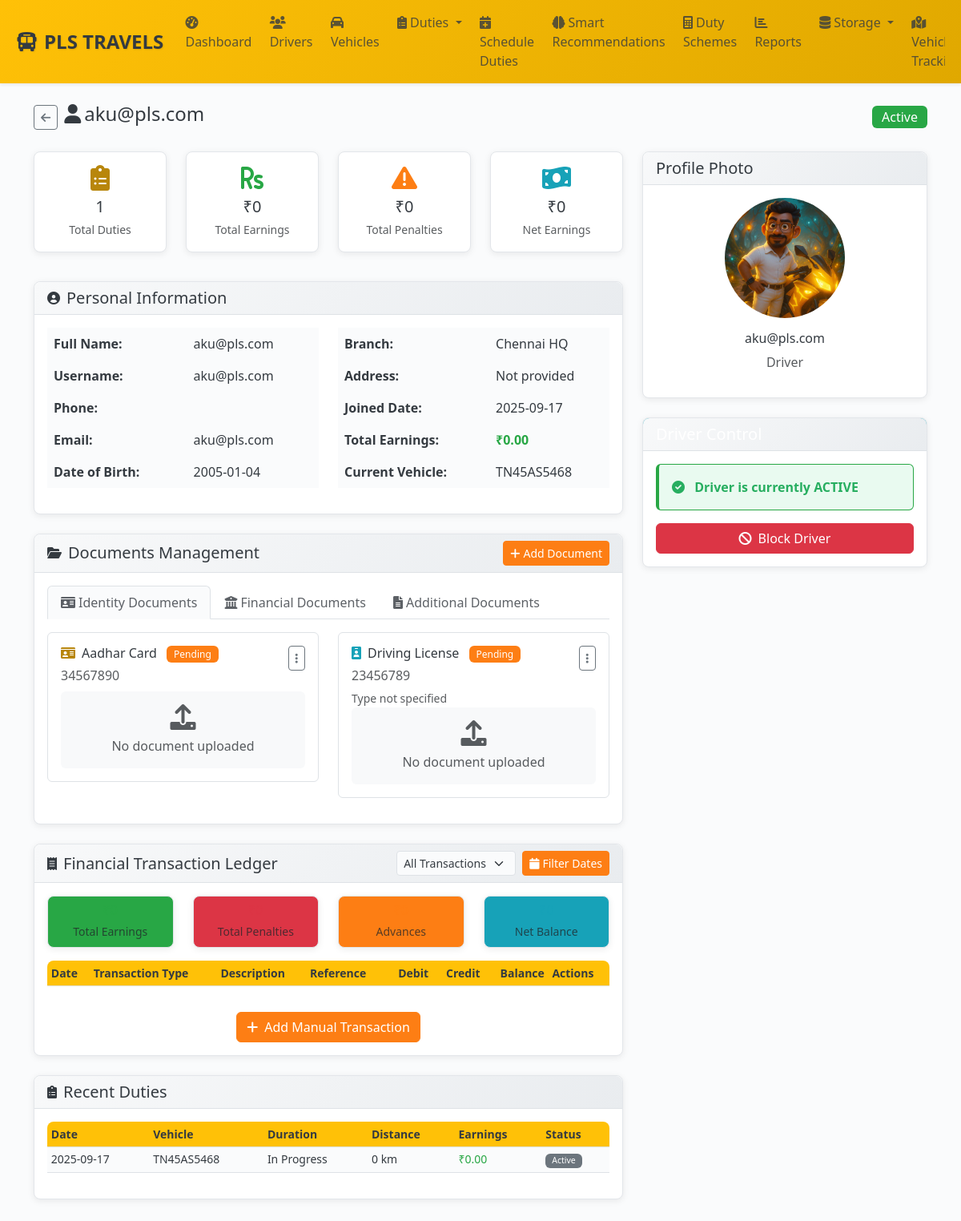
/admin/drivers/2/view (signed in), run on an earlier commit of the app's database.
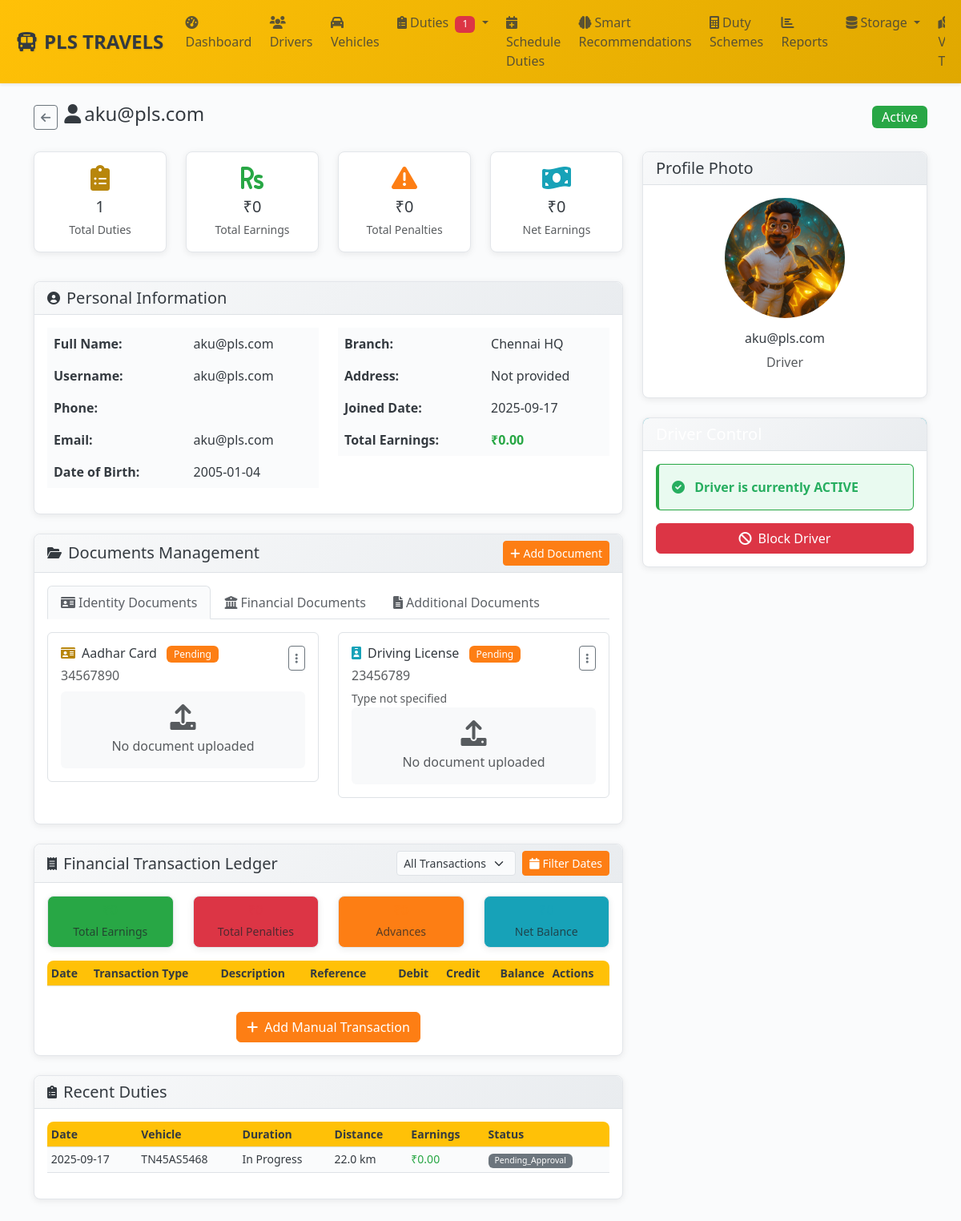
And on a later commit of the database.
### models.py (models this page shows, shortened)
class Vehicle(db.Model):
    __tablename__ = 'vehicles'
    id = db.Column(db.Integer, primary_key=True)
    uuid = db.Column(db.String(36), unique=True, nullable=False, default=lambda: str(uuid.uuid4()))
    branch_id = db.Column(db.Integer, db.ForeignKey('branches.id'), nullable=False, index=True)
    vehicle_type_id = db.Column(db.Integer, db.ForeignKey('vehicle_types.id'), nullable=True)
    registration_number = db.Column(db.String(20), unique=True, nullable=False, index=True)
    chassis_number = db.Column(db.String(50), unique=True)
    engine_number = db.Column(db.String(50), unique=True)
    make = db.Column(db.String(50))  # Maruti, Tata, etc.
    model = db.Column(db.String(100))
    variant = db.Column(db.String(50))
    manufacturing_year = db.Column(db.Integer)
    purchase_date = db.Column(db.Date)
    color = db.Column(db.String(30))
    seating_capacity = db.Column(db.Integer)
    fuel_tank_capacity = db.Column(db.Float)
    mileage = db.Column(db.Float)  # km per liter
    insurance_provider = db.Column(db.String(100))
    insurance_policy_number = db.Column(db.String(100))
    insurance_start_date = db.Column(db.Date)
    insurance_expiry_date = db.Column(db.Date, index=True)
    insurance_premium = db.Column(db.Float)
    fitness_certificate_number = db.Column(db.String(50))
    fitness_expiry_date = db.Column(db.Date, index=True)
    permit_number = db.Column(db.String(50))
    permit_type = db.Column(db.String(30))  # All India, State, City
    permit_expiry_date = db.Column(db.Date, index=True)
    pollution_certificate_number = db.Column(db.String(50))
    pollution_expiry_date = db.Column(db.Date)
    gps_device_id = db.Column(db.String(50))
    gps_sim_number = db.Column(db.String(20))
    fastag_id = db.Column(db.String(50))
    fastag_balance = db.Column(db.Float, default=0.0)
    status = db.Column(db.Enum(VehicleStatus), nullable=False, default=VehicleStatus.ACTIVE, index=True)
    is_available = db.Column(db.Boolean, default=True, index=True)
    last_service_date = db.Column(db.Date)
    next_service_date = db.Column(db.Date)
    current_odometer = db.Column(db.Float, default=0.0)
    purchase_price = db.Column(db.Float)
    current_market_value = db.Column(db.Float)
    total_maintenance_cost = db.Column(db.Float, default=0.0)
    registration_document = db.Column(db.String(255))  # Vehicle registration certificate
    insurance_document = db.Column(db.String(255))  # Insurance policy document
    fitness_document = db.Column(db.String(255))  # Fitness certificate document
    permit_document = db.Column(db.String(255))  # Permit document
    pollution_document = db.Column(db.String(255))  # Pollution certificate document
    other_document = db.Column(db.String(255))  # Other important documents
    uber_vehicle_id = db.Column(db.String(100), unique=True, index=True)  # Uber's vehicle ID
    uber_vehicle_uuid = db.Column(db.String(100), unique=True)  # Uber's vehicle UUID
    uber_sync_status = db.Column(db.String(20), default='none', index=True)  # none, synced, failed, pending
    uber_last_sync = db.Column(db.DateTime)  # Last successful sync timestamp
    uber_sync_error = db.Column(db.Text)  # Last sync error message
    uber_vehicle_data = db.Column(db.Text)  # JSON: Cached Uber vehicle data
    created_at = db.Column(db.DateTime, default=get_ist_time_naive)
    updated_at = db.Column(db.DateTime, default=get_ist_time_naive, onupdate=get_ist_time_naive)
    vehicle_type_obj = db.relationship('VehicleType', backref=db.backref('vehicle_instances', overlaps="vehicles,vehicle_type_info"), lazy=True, overlaps="vehicle_type_info,vehicles")
    duties = db.relationship('Duty', backref='vehicle', lazy=True)
    maintenance_records = db.relationship('MaintenanceRecord', backref='vehicle', lazy=True)
    __table_args__ = (
        Index('idx_vehicle_status_branch', 'status', 'branch_id'),
        Index('idx_vehicle_expiry_dates', 'insurance_expiry_date', 'fitness_expiry_date', 'permit_expiry_date'),
    )

class Duty(db.Model):
    __tablename__ = 'duties'
    id = db.Column(db.Integer, primary_key=True)
    uuid = db.Column(db.String(36), unique=True, nullable=False, default=lambda: str(uuid.uuid4()))
    driver_id = db.Column(db.Integer, db.ForeignKey('drivers.id'), nullable=False, index=True)
    vehicle_id = db.Column(db.Integer, db.ForeignKey('vehicles.id'), nullable=False, index=True)
    branch_id = db.Column(db.Integer, db.ForeignKey('branches.id'), nullable=False, index=True)
    duty_scheme_id = db.Column(db.Integer, db.ForeignKey('duty_schemes.id'))
    scheduled_start = db.Column(db.DateTime)
    scheduled_end = db.Column(db.DateTime)
    actual_start = db.Column(db.DateTime, index=True)
    actual_end = db.Column(db.DateTime)
    break_duration = db.Column(db.Integer, default=0)  # minutes
    start_location_lat = db.Column(db.Float)
    start_location_lng = db.Column(db.Float)
    start_location_accuracy = db.Column(db.Float)
    start_photo = db.Column(db.String(255))
    start_odometer = db.Column(db.Float)
    end_location_lat = db.Column(db.Float)
    end_location_lng = db.Column(db.Float)
    end_location_accuracy = db.Column(db.Float)
    end_photo = db.Column(db.String(255))
    end_odometer = db.Column(db.Float)
    total_trips = db.Column(db.Integer, default=0)
    total_distance = db.Column(db.Float, default=0.0)
    total_passengers = db.Column(db.Integer, default=0)
    fuel_consumed = db.Column(db.Float, default=0.0)
    cash_collection = db.Column(db.Float, default=0.0)  # CASH ON HAND
    digital_payments = db.Column(db.Float, default=0.0)
    card_payments = db.Column(db.Float, default=0.0)
    wallet_payments = db.Column(db.Float, default=0.0)
    uber_trips = db.Column(db.Integer, default=0)  # UBER TRIPS
    uber_collected = db.Column(db.Float, default=0.0)  # UBER COLLECTED
    qr_payment = db.Column(db.Float, default=0.0)  # QR PAYMENT
    operator_out = db.Column(db.Float, default=0.0)  # OPERATOR OUT
    company_pay = db.Column(db.Float, default=0.0)  # COMPANY PAY
    start_cng = db.Column(db.Float, default=0.0)  # START CNG
    end_cng = db.Column(db.Float, default=0.0)  # END CNG
    cng_average = db.Column(db.Float, default=0.0)  # CNG AVERAGE
    cng_point = db.Column(db.String(100))  # CNG POINT
    pass_amount = db.Column(db.Float, default=0.0)  # PASS
    insurance_amount = db.Column(db.Float, default=0.0)  # INSURANCE
    fuel_expense = db.Column(db.Float, default=0.0)
    toll_expense = db.Column(db.Float, default=0.0)
    parking_expense = db.Column(db.Float, default=0.0)
    maintenance_expense = db.Column(db.Float, default=0.0)
    other_expenses = db.Column(db.Float, default=0.0)
    expense_description = db.Column(db.Text)
    base_payment = db.Column(db.Float, default=0.0)
    incentive_payment = db.Column(db.Float, default=0.0)
    bonus_payment = db.Column(db.Float, default=0.0)
    overtime_payment = db.Column(db.Float, default=0.0)
    advance_deduction = db.Column(db.Float, default=0.0)
    penalty_deduction = db.Column(db.Float, default=0.0)
    fuel_deduction = db.Column(db.Float, default=0.0)
    other_deductions = db.Column(db.Float, default=0.0)
    deduction_description = db.Column(db.Text)
    gross_revenue = db.Column(db.Float, default=0.0)
    net_revenue = db.Column(db.Float, default=0.0)
    driver_earnings = db.Column(db.Float, default=0.0)
    company_profit = db.Column(db.Float, default=0.0)
    status = db.Column(db.Enum(DutyStatus), nullable=False, default=DutyStatus.SCHEDULED, index=True)
    notes = db.Column(db.Text)
    supervisor_notes = db.Column(db.Text)
    submitted_at = db.Column(db.DateTime)
    reviewed_by = db.Column(db.Integer, db.ForeignKey('users.id'))
    reviewed_at = db.Column(db.DateTime)
    approved_at = db.Column(db.DateTime)
    rejection_reason = db.Column(db.Text)
    created_at = db.Column(db.DateTime, default=get_ist_time_naive)
    updated_at = db.Column(db.DateTime, default=get_ist_time_naive, onupdate=get_ist_time_naive)
    reviewer = db.relationship('User', foreign_keys=[reviewed_by])
    __table_args__ = (
        Index('idx_duty_date_branch', 'actual_start', 'branch_id'),
        Index('idx_duty_status_driver', 'status', 'driver_id'),
        Index('idx_duty_revenue', 'gross_revenue', 'driver_earnings'),
    )
    @hybrid_property
    def start_time(self):
        return self.actual_start
    @hybrid_property
    def distance_km(self):
        return self.total_distance

### admin_routes.py (the view)
@admin_bp.route('/drivers/<int:driver_id>/view')
@login_required
@admin_required
def view_driver(driver_id):
    driver = Driver.query.get_or_404(driver_id)
    all_duties = Duty.query.filter_by(driver_id=driver_id).order_by(desc(Duty.created_at)).all()
    recent_duties = all_duties[:10]  # Show top 10 for recent section
    penalties = Penalty.query.filter_by(driver_id=driver_id).order_by(desc(Penalty.applied_at)).all()
    assets = Asset.query.filter_by(driver_id=driver_id).all()
    assignments = VehicleAssignment.query.filter_by(driver_id=driver_id).order_by(desc(VehicleAssignment.start_date)).all()
    total_duties = len(all_duties)
    total_earnings = sum(duty.driver_earnings or 0 for duty in all_duties)
    total_penalties = sum(penalty.amount or 0 for penalty in penalties)
    net_earnings = total_earnings - total_penalties
    active_duties = [d for d in all_duties if d.status == DutyStatus.ACTIVE]
    completed_duties = [d for d in all_duties if d.status == DutyStatus.COMPLETED]
    from datetime import datetime, timedelta
    from collections import defaultdict
    six_months_ago = datetime.now() - timedelta(days=180)
    recent_duties_for_stats = [d for d in all_duties if d.created_at and d.created_at >= six_months_ago]
    monthly_stats = defaultdict(lambda: {'duties': 0, 'earnings': 0, 'trips': 0})
    for duty in recent_duties_for_stats:
        month_key = duty.created_at.strftime('%Y-%m')
        monthly_stats[month_key]['duties'] += 1
        monthly_stats[month_key]['earnings'] += duty.driver_earnings or 0
        monthly_stats[month_key]['trips'] += duty.total_trips or 0
    return render_template('admin/driver_details.html',
                         driver=driver,
                         recent_duties=recent_duties,
                         all_duties=all_duties,
                         penalties=penalties,
                         assets=assets,
                         assignments=assignments,
                         total_duties=total_duties,
                         total_earnings=total_earnings,
                         total_penalties=total_penalties,
                         net_earnings=net_earnings,
                         active_duties=len(active_duties),
                         completed_duties=len(completed_duties),
                         monthly_stats=dict(monthly_stats))

### admin_routes.py (called while the page is built)
def admin_required(f):
    @wraps(f)
    def decorated_function(*args, **kwargs):
        from models import UserRole
        if not current_user.is_authenticated or current_user.role != UserRole.ADMIN:
            flash('Admin access required.', 'error')
            return redirect(url_for('auth.login'))
        return f(*args, **kwargs)
    return decorated_function

### templates/admin/driver_details.html (shortened to what the changed rows need)
{% extends "base.html" %}
{% block content %}
<div class="row">
    <div class="col-lg-8">
        <div class="card mb-4">
            <div class="card-body">
                <div class="row">
                    <div class="col-md-6">
                        <table class="table table-borderless">
                            {% if driver.current_vehicle %}
                            <tr>
                                <td><strong>Current Vehicle:</strong></td>
                                <td>{{ driver.current_vehicle.registration_number }}</td>
                            </tr>
                            {% endif %}
                        </table>
                    </div>
                </div>
            </div>
        </div>
        <div class="card mb-4">
            <div class="card-body">
                <div class="table-responsive">
                    <table class="table table-sm" id="transactionTable">
                        <thead class="table-light">
                            <tr>
                                <th>Date</th>
                                <th>Transaction Type</th>
                                <th>Description</th>
                                <th>Reference</th>
                                <th class="text-end">Debit</th>
                                <th class="text-end">Credit</th>
                                <th class="text-end">Balance</th>
                                <th>Actions</th>
                            </tr>
                        </thead>
                            {% set running_balance = 0 %}
                    </table>
                </div>
            </div>
        </div>
        {% if recent_duties %}
        <div class="card mb-4">
            <div class="card-body">
                <div class="table-responsive">
                    <table class="table table-sm">
                        <thead>
                            <tr>
                                <th>Date</th>
                                <th>Vehicle</th>
                                <th>Duration</th>
                                <th>Distance</th>
                                <th>Earnings</th>
                                <th>Status</th>
                            </tr>
                        </thead>
                        <tbody>
                            {% for duty in recent_duties %}
                            <tr>
                                <td>{{ duty.start_time.strftime('%Y-%m-%d') }}</td>
                                <td>{{ duty.vehicle.registration_number if duty.vehicle else 'N/A' }}</td>
                                <td>
                                    {% if duty.end_time %}
                                    {{ ((duty.end_time - duty.start_time).seconds // 3600) }}h {{ (((duty.end_time - duty.start_time).seconds % 3600) // 60) }}m
                                    {% else %}
                                    In Progress
                                    {% endif %}
                                </td>
                                <td>{{ "{:.1f}".format(duty.distance_km) if duty.distance_km else '0' }} km</td>
                                <td class="text-success">₹{{ "{:,.2f}".format(duty.driver_earnings) }}</td>
                                <td>
                                    {% if duty.status == 'active' %}
                                    <span class="badge bg-primary">Active</span>
                                    {% elif duty.status == 'completed' %}
                                    <span class="badge bg-success">Completed</span>
                                    {% else %}
                                    <span class="badge bg-secondary">{{ duty.status.value.title() }}</span>
                                    {% endif %}
                                </td>
                            </tr>
                            {% endfor %}
                        </tbody>
                    </table>
                </div>
            </div>
        </div>
        {% endif %}
    </div>
</div>
{% endblock %}

What changed in the data, as far as the page shows it:
no longer on this page (row edited): Vehicle: current_vehicle.registration_number "TN45AS5468"
changed Duty "TN45AS5468": total_distance "0" → "22.0"; status.value "Active" → "Pending_Approval"
Also different on the page:
{{ pending_duties_count }}: (not shown) → "1"
text no longer shown: "Current Vehicle:"
